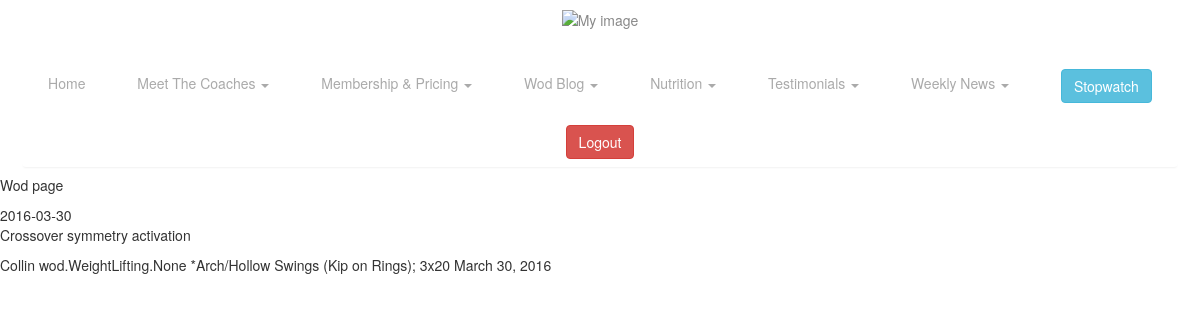
The app's page /wod/1/ (signed in) with its own data.
### wod/models.py (models this page shows)
class Wod(models.Model):
    warm_up = models.TextField()
    metcon = models.TextField()
    weightlifting = models.ManyToManyField('WeightLifting')
    strength_accessory = models.TextField()
    date = models.DateField(default=datetime.now, blank=True)
    def __unicode__(self):
        return str(self.date)

### wod/views.py (the view)
# urls.py: url(r'^(?P<wod_id>[0-9]+)/$', views.wod_details, name='wod_details'),
@login_required(login_url = 'login')
def wod_details(request, wod_id):
    wod = Wod.objects.get(id=wod_id)
    return render(request, "wod/wod_page.html", {"wod": wod} )

### wod/templates/wod/wod_page.html
{% extends "core/site_base.html" %}
{% block content %}
<p>Wod page</p>
{{ wod }}
<p>{{wod.warm_up}}</p>
{{wod.metcon}}
{{wod.weightlifting}}
{{wod.strength_accessory}}
{{wod.date}}
{% endblock %}

### core/static/core/style.css (style rules this page uses)
body { background-color: #EBE8E4; color: #222; font-family: "HelveticaNeue-Light", "Helvetica Neue Light", "Helvetica Neue", Helvetica, Arial, "Lucida Grande", sans-serif; font-weight: 300; font-size: 15px; }

### records on screen
Wod: date "2016-03-30", warm_up "Crossover symmetry activation", metcon "Collin", weightlifting "wod.WeightLifting.None", strength_accessory "*Arch/Hollow Swings (Kip on Rings); 3x20", date "March 30, 2016"
